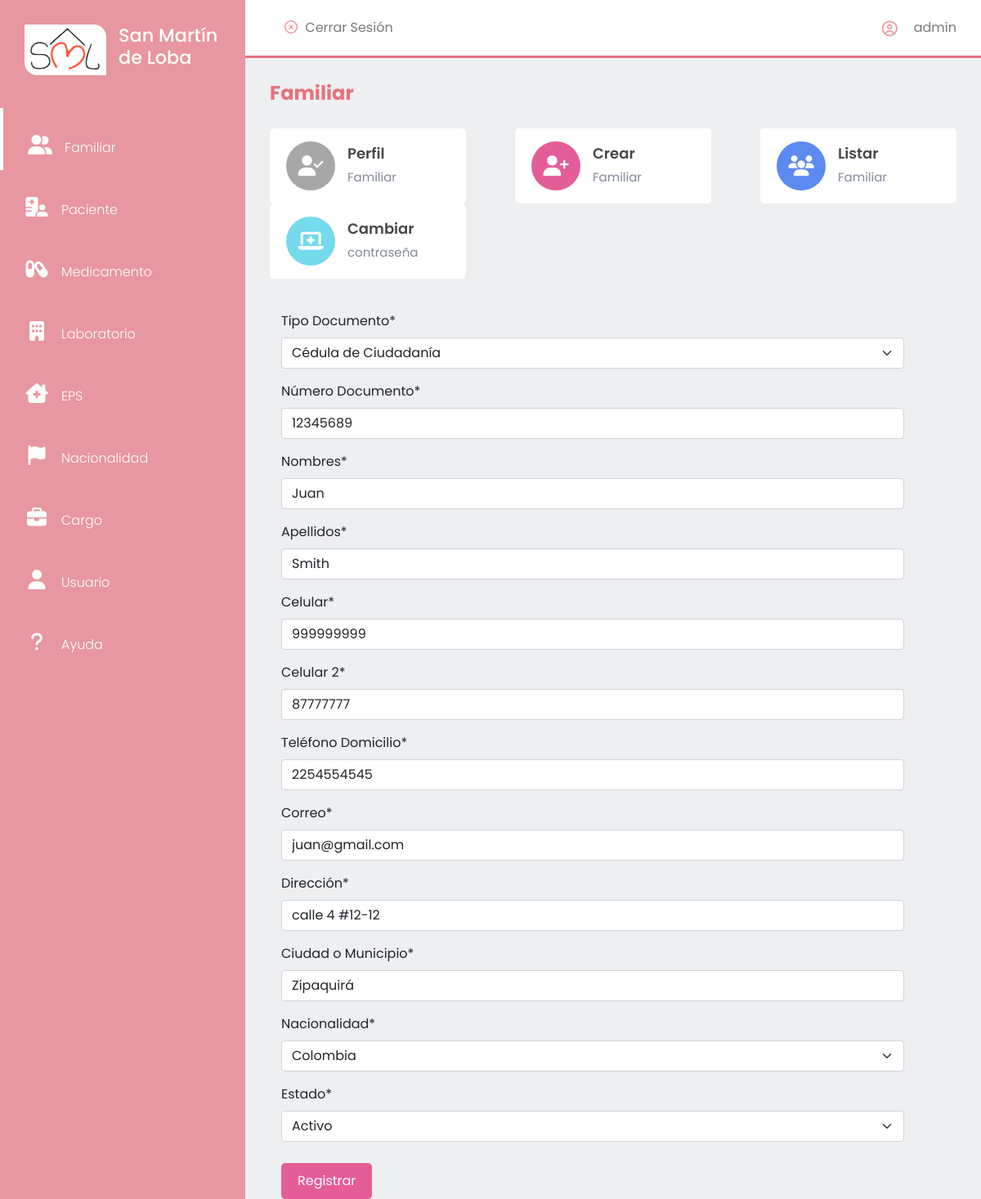
The page /familiar/editar/1/ (signed in) on the database its author committed.
### familiar/models.py (models this page shows, shortened)
class Familiar(models.Model):
    class TipoDocumento(models.TextChoices):
        CC = 'C.C', _('Cédula de Ciudadanía')
        CE = 'C.E', _('Cédula de Extranjería')
        PT = 'PST', _('Pasaporte')
        TI = 'T.I', _('Tarjeta de Identidad')
        OT = 'Otro', _('Otro tipo de Documento')
    tipoDocumento = models.CharField(max_length = 4, choices = TipoDocumento.choices, default = TipoDocumento.CC, verbose_name = 'Tipo Documento')
    numDocumento = models.CharField(max_length = 50, unique = True, verbose_name = 'Número Documento')
    nombres = models.CharField(max_length = 60, verbose_name = 'Nombres')
    apellidos = models.CharField(max_length = 60, verbose_name = 'Apellidos')
    celular = models.CharField(max_length = 20, verbose_name = 'Celular')
    celular2 = models.CharField(max_length = 20, verbose_name = 'Celular 2')
    telefono_domicilio = models.CharField(max_length = 20, verbose_name = 'Teléfono Domicilio')
    correo = models.CharField(max_length = 60, verbose_name = 'Correo')
    direccion = models.CharField(max_length = 70, verbose_name = 'Dirección')
    ciudad = models.CharField(max_length = 60, null = True, blank = False, verbose_name = 'Ciudad o Municipio')
    nacionalidad = models.ForeignKey(Nacionalidad, on_delete = models.CASCADE, null = True, blank = False, verbose_name = 'Nacionalidad')
    class Estado(models.TextChoices):
        ACTIVO = '1', _('Activo')
        INACTIVO = '0', _('Inactivo')
    estado = models.CharField(max_length = 1, choices = Estado.choices, default = Estado.ACTIVO, verbose_name = 'Estado')
    fechaCreacion = models.DateField(verbose_name = 'Fecha de Creación', null = True, blank = False, default = datetime.date.today)

### familiar/views.py (the view)
# urls.py: path('editar/<int:pk>/', familiar_editar, name = 'familiar-editar'),
@login_required
def familiar_editar(request, pk):
    titulo = 'Familiar'
    familiar = Familiar.objects.get(id = pk)
    if request.method == 'POST':
        form = FamiliarForm(request.POST, instance = familiar)
        if form.is_valid():
            form.save()
            messages.success(request, 'Familiar editado correctamente')
            return redirect('familiar')
        else:
            print("Error al guardar")
    else:
        form = FamiliarForm(instance = familiar)
    context = {
        'titulo': titulo,
        'form': form,
        'url': '../../',
        'urlCrear': '../',
        'urlListar': '../../listar/'
    }
    return render(request, 'familiar/familiar-crear.html', context)

### familiar/forms.py
class FamiliarForm(ModelForm):
    class Meta:
        model = Familiar
        exclude = ['fechaCreacion']

### nacionalidad/models.py (called while the page is built)
    def __str__(self)->str:
        return "%s" %(self.nombre)

### base/templates/familiar/familiar-crear.html (shortened to what this page needs)
{% extends 'partials/app.html' %}
{% load crispy_forms_tags %}
{% load static %}
{% block contenido %}
    {% include 'partials/sidebar.html' %}
    <section id="interface">
        {% include 'partials/nav-app.html' %}
        <div class="container form">
            <form action="" method="POST">
                {{form|crispy}}
                <div>
                    <input type="submit" value="Registrar" class="btn-crear" id="">
                </div>
            </form>
        </div>
    </section>
{% endblock contenido %}

### base/templates/partials/nav-app.html (shortened to what this page needs)
{% load static %}
<div class="navigation">
    <div class="n1">
        <div class="btn salir"><i class="far fa-times-circle"></i></i>
            <a href="{% url 'cerrarSesion' %}">Cerrar Sesión</a>
        </div>
    </div>
    <div class="profile">
        <i class="far fa-user-circle" style="color: rgba(230, 113, 124, .7);"></i>
        <span>{{ request.user.username }}</span>
    </div>
</div>
<h3 class="i-name">
    {{titulo}}
</h3>
<div class="values">
    <a class="vinculos" href="{{url}}">
        <div class="val-box">
            <i id="v1" class="fas fa-user-check"></i>
            <div>
                <h3>Perfil</h3>
                <span>{{titulo}}</span>
            </div>
        </div>
    </a>
    <a class="vinculos" href="{{urlCrear}}">
        <div class="val-box">
            <i id="v3" class="fas fa-user-plus"></i>
            <div>
                <h3>Crear</h3>
                <span>{{titulo}}</span>
            </div>
        </div>
    </a>
    <a class="vinculos" href="{{urlListar}}">
        <div class="val-box">
            <i id="v2" class="fas fa-users"></i>
            <div>
                <h3>Listar</h3>
                <span>{{titulo}}</span>
            </div>
        </div>
    </a>
    <a class="vinculos" href="{% url 'password_change' %}">
        <div class="val-box">
            <i id="v4" class="fas fa-laptop-medical"></i>
            <div>
                <h3>Cambiar</h3>
                <span>contraseña</span>
            </div>
        </div>
    </a>
</div>

### static/css/usuario.css (style rules this page uses)
* { margin: 0; padding: 0; box-sizing: border-box; font-family: 'Poppins', sans-serif; }
body { width: 100%; background: #eeeff1 !important; position: relative; display: flex; }
#interface { width: calc(100% - 300px); margin-left: 300px; position: relative; }
#interface .navigation { display: flex; align-items: center; justify-content: space-between; background: #fff; padding: 15px 30px; border-bottom: 3px solid #e6717c; position: fixed; width: calc(100% - 300px); z-index: 1; }
.salir i { margin: 0 5px; color:rgba(230, 113, 124, .7); }
.salir a { color: #7a7a7a; text-decoration: none; }
#interface .navigation .profile { display: flex; justify-content: flex-start; align-items: center; }
#interface .navigation .profile i { margin-right: 20px; font-size: 19px; font-weight: 400; }
#interface .navigation .profile span { color: #7a7a7a; }
.n1 { display: flex; justify-content: flex-start; align-items: center; }
.i-name { color: #e6717c; padding: 30px 30px 0 30px; font-size: 24px; font-weight: 700; margin-top: 70px; }
.vinculos { text-decoration: none; color: #000; }
.values { padding: 20px 30px; display: flex; justify-content: space-between; align-items: center; flex-wrap: wrap; }
.values .val-box { background: #fff; width: 240px; padding: 16px 20px; border-radius: 5px; display: flex; justify-content: flex-start; align-items: center; }
.values .val-box i { font-size: 25px; width: 60px; height: 60px; line-height: 60px; border-radius: 50%; text-align: center; color: #fff; margin-right: 15px; }
#v1 { background: #a7a7a7; }
#v2 { background: #5c8af0; }
#v3 { background: #e45d99; }
#v4 { background: #74daec; }
.values .val-box h3 { font-size: 18px; font-weight: 600; color: #484848; }
.values .val-box span { font-size: 15px; color: #828997; }

### static/css/usuario-crear.css (style rules this page uses)
.form { margin: 20px; width: 90%; }
.btn-crear { margin-top: 10px; background: #e45d99; padding: 10px 20px; border: none; color: white; border-radius: 5px; transition: .3s; }

### rows shown on the page
Familiar: tipoDocumento "Cédula de Ciudadanía", numDocumento "12345689", nombres "Juan", apellidos "Smith", celular "999999999", celular2 "87777777", telefono_domicilio "2254554545", correo "juan@gmail.com", direccion "calle 4 #12-12", ciudad "Zipaquirá", nacionalidad "Colombia", estado "Activo"

### other values the page prints
{{ request.user.username }} "admin"
{{ titulo }} "Familiar"
